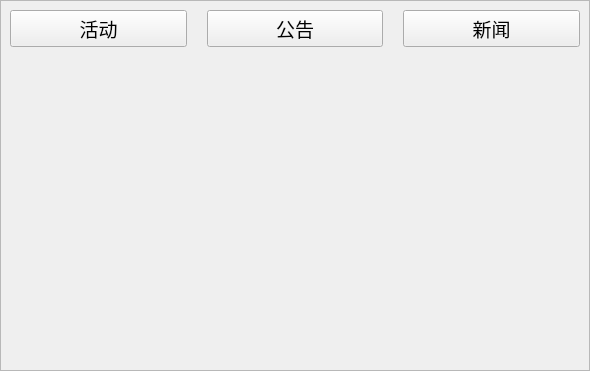
<?xml version="1.0" encoding="UTF-8"?>
<ui version="4.0">
 <class>Bulletin</class>
 <widget class="QWidget" name="Bulletin">
  <property name="geometry">
   <rect>
    <x>0</x>
    <y>0</y>
    <width>590</width>
    <height>371</height>
   </rect>
  </property>
  <property name="windowTitle">
   <string>Form</string>
  </property>
  <layout class="QGridLayout" name="gridLayout">
   <property name="leftMargin">
    <number>0</number>
   </property>
   <property name="topMargin">
    <number>0</number>
   </property>
   <property name="rightMargin">
    <number>0</number>
   </property>
   <property name="bottomMargin">
    <number>0</number>
   </property>
   <property name="spacing">
    <number>0</number>
   </property>
   <item row="0" column="0">
    <widget class="QFrame" name="infoFrame">
     <property name="frameShape">
      <enum>QFrame::StyledPanel</enum>
     </property>
     <property name="frameShadow">
      <enum>QFrame::Plain</enum>
     </property>
     <property name="lineWidth">
      <number>1</number>
     </property>
     <layout class="QVBoxLayout" name="verticalLayout">
      <item>
       <layout class="QHBoxLayout" name="horizontalLayout">
        <property name="spacing">
         <number>20</number>
        </property>
        <item>
         <widget class="QPushButton" name="btnFirst">
          <property name="font">
           <font>
            <pointsize>14</pointsize>
           </font>
          </property>
          <property name="text">
           <string>活动</string>
          </property>
         </widget>
        </item>
        <item>
         <widget class="QPushButton" name="btnSecond">
          <property name="font">
           <font>
            <pointsize>14</pointsize>
           </font>
          </property>
          <property name="text">
           <string>公告</string>
          </property>
         </widget>
        </item>
        <item>
         <widget class="QPushButton" name="btnThird">
          <property name="font">
           <font>
            <pointsize>14</pointsize>
           </font>
          </property>
          <property name="layoutDirection">
           <enum>Qt::LeftToRight</enum>
          </property>
          <property name="text">
           <string>新闻</string>
          </property>
         </widget>
        </item>
       </layout>
      </item>
      <item>
       <widget class="QStackedWidget" name="stackedWidget">
        <property name="currentIndex">
         <number>2</number>
        </property>
        <widget class="QWidget" name="p1"/>
        <widget class="QWidget" name="p2"/>
        <widget class="QWidget" name="p3"/>
       </widget>
      </item>
     </layout>
    </widget>
   </item>
  </layout>
 </widget>
 <resources/>
 <connections/>
</ui>
